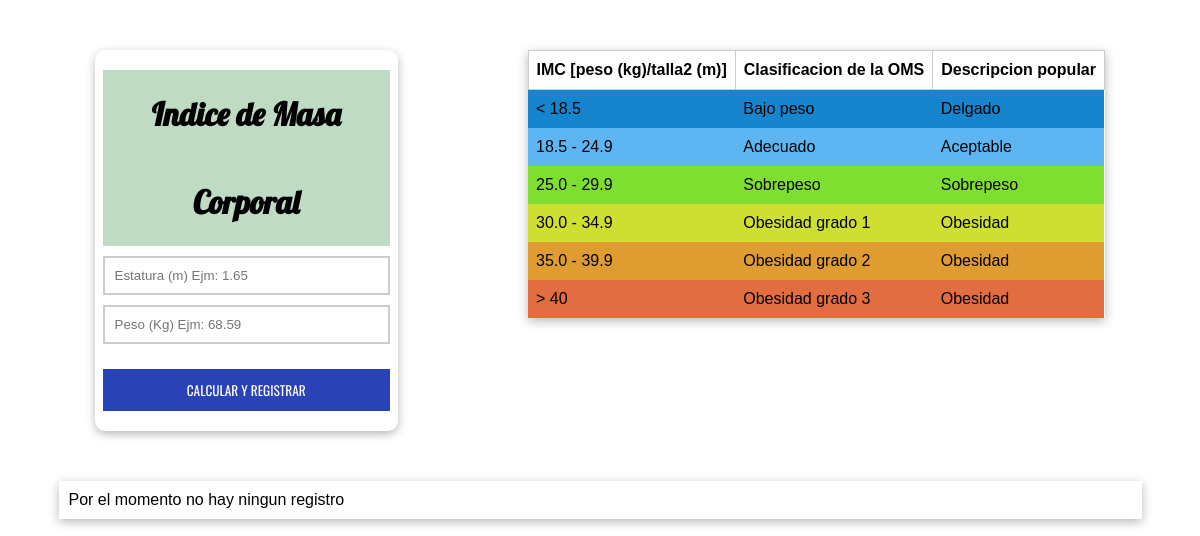
The page / on the database its author committed.
### tables this page shows
CREATE TABLE `tb_clasificacion` (
  `id` int(11) NOT NULL,
  `valor_imc` varchar(25) DEFAULT NULL,
  `clasificacion` varchar(25) DEFAULT NULL,
  `descripcion` varchar(25) DEFAULT NULL
);

### Clases/Conectar.php (called while the page is built, shortened)
<?php
class Conectar{
   private $host = "127.0.0.1";
   private $user = "root";
   private $pass = "";
   private $db = "db_imc";
   private $con;
   public function __construct(){
      $this->con = mysqli_connect($this->host, $this->user, $this->pass, $this->db);
   }
   public function conexion(){
      return $this->con;
   }
}

### Clases/Clasificacion.php (called while the page is built, shortened)
<?php
class Clasificacion extends Conectar{
   private $table;
   private $con;
   public function __construct(){
      $this->table = "tb_clasificacion";
      $this->con = $this->conexion();
   }
   public function getAll(){
      $sql = "SELECT * FROM {$this->table}";
      $result = mysqli_query($this->con, $sql);
      $clasificacion = [];
      while ($fila = mysqli_fetch_assoc($result)) {
         $clasificacion[] = [
            "id" => $fila["id"],
            "valor" => $fila["valor_imc"],
            "clasificacion" => $fila["clasificacion"],
            "descripcion" => $fila["descripcion"]
         ];
      }
      return json_decode(json_encode($clasificacion));
   }
}

### layout/tablaClasificacion.php (the view)
<?php
$clasificacion = new Clasificacion();
$result = $clasificacion->getAll();
if(count($result) > 0){
   for ($i=0; $i < count($result); $i++) {
      echo '
      <tr class="bg-nivel'.($i+1).'">
         <td middle="center">'.$result[$i]->valor.'</td>
         <td middle="center">'.$result[$i]->clasificacion.'</td>
         <td middle="center">'.$result[$i]->descripcion.'</td>
      </tr>
      ';
   }
}else{
   echo "
      <tr>
         <td colspan='2'>Por el momento no cuenta con ningun registro</td>
      </tr>
      ";
}

### index.php (shortened to what this page needs)
<!DOCTYPE html>
<html lang="es">
<head>
   <link rel="stylesheet" href="./src/css/index.css">
</head>
<body>
   <section class="container box-register">
      <div class="box-flex">
         <form action="./Registrar" method="post" id="form-imc" class="form-imc">
            <div class="fr-header">
               <h1>Indice de Masa Corporal</h1>
            </div>
            <div>
               <input type="text" class="input-register" name="estatura" placeholder="Estatura (m) Ejm: 1.65" autocomplete="off" required>
            </div>
            <div>
               <input type="text" class="input-register" name="peso" placeholder="Peso (Kg) Ejm: 68.59" autocomplete="off" required>
            </div>
            <div>
               <button type="submit" class="btn-default">Calcular y registrar</button>
            </div>
         </form>
         <table class="tb-clasificacion">
            <thead>
               <tr>
                  <th>IMC [peso (kg)/talla2 (m)]</th>
                  <th>Clasificacion de la OMS</th>
                  <th>Descripcion popular</th>
               </tr>
            </thead>
            <tbody>
               <?php
               include "./layout/tablaClasificacion.php";
               ?>
            </tbody>
         </table>
      </div>
   </section>
   <div class="container box-list">
      <?php
      include "./layout/seccionConsulta.php";
      ?>
</body>
</html>

### layout/seccionConsulta.php (shortened to what this page needs)
<?php
   $imc = new MasaCorporal();
?>
<?php
if(isset($_POST["imc_min"]) && isset($_POST["imc_max"])){
   $min = $_POST["imc_min"];
   $max = $_POST["imc_max"];
   try {
      $recuperarResultados = $imc->getByJoin($min, $max);
      if($recuperarResultados){
         templateCards($recuperarResultados);
      }else{
         echo '
         <article class="box-card-vacio">
            <p>No se encontraron resultados de esta busqueda</p>
         </article>
         ';
      }
   } catch (\Throwable $th) {
      $listadoResultados = $imc->getJoin();
      templateCards($listadoResultados);
   }
}else{
   $listadoResultados = $imc->getJoin();
   templateCards($listadoResultados);
}
function templateCards($datoRecuperado){
   if(count($datoRecuperado) > 0){
      for ($i=0; $i < count($datoRecuperado); $i++) {
         echo '
         <article class="box-card">
            <p>
               <strong>Fecha de creacion: </strong> <span>'.$datoRecuperado[$i]->fecha.'</span>
            <p>
            <p>
               <strong>Peso: </strong> <span>'.$datoRecuperado[$i]->peso.'</span>
               - <strong>Altura: </strong> <span>'.$datoRecuperado[$i]->altura.'</span>
               - <strong>Masa Corporal: </strong> <span>'.$datoRecuperado[$i]->imc.'</span>
            <p>
            <h4>Descripcion:</h4>
            <p>Su IMC es <strong class="cl-nivel'.$datoRecuperado[$i]->clasificacion_id.'">'.$datoRecuperado[$i]->imc.'</strong>, lo que indica que su peso está en la categoría de <strong class="cl-nivel'.$datoRecuperado[$i]->clasificacion_id.'">"'.$datoRecuperado[$i]->clasificacion.'"</strong> para adultos de su misma estatura.</p>
            <a href="./Eliminar?identificador='.$datoRecuperado[$i]->id.'" class="btn-eliminar">Eliminar</a>
         </article>
         ';
      }
   }else{
      echo '
      <article class="box-card-vacio">
         <p>Por el momento no hay ningun registro</p>
      </article>
      ';
   }
}
?>
</div>

### src/css/index.css (style rules this page uses)
:root { --family1: 'Oswald', sans-serif; --family2: 'Lobster', cursive; --size: 1em; --box-shadow: 0px 3px 10px rgb(184, 184, 184); --cl-font: rgb(70, 70, 70); --nivel1: rgb(23, 133, 206); --nivel2: rgb(93, 182, 241); --nivel3: rgb(127, 223, 49); --nivel4: rgb(206, 223, 49); --nivel5: rgb(223, 156, 49); --nivel6: rgba(223, 98, 49, 0.924); }
*, *:after, *:before { margin: 0; padding: 0; box-sizing: border-box; }
body { font-family: 'Franklin Gothic Medium', 'Arial Narrow', Arial, sans-serif; }
h1 { font-family: var(--family2); }
.container { max-width: 1200px; width: 95%; margin: auto; }
.form-imc { max-width: 450px; margin: 50px auto; box-shadow: var(--box-shadow); padding: 10px 0px; border-radius: 10px; }
.fr-header { line-height: 5.5em; background-color: rgba(168, 206, 173, 0.733); }
.fr-header h1 { text-align: center; font-size: calc(var(--size) + 1em); }
.form-imc>div { width: 95%; margin: 10px auto; }
.form-imc input, .fr-consulta input { outline: none; border: 2px solid #ccc; padding: 10px; box-sizing: border-box; color: var(--cl-font); }
.input-register { display: block; width: 100%; }
.form-imc button { border: 1px solid transparent; line-height: 3em; display: block; width: 100%; font-family: var(--family1); text-transform: uppercase; cursor: pointer; margin-top: 25px; }
.btn-default { background-color: rgb(41, 67, 182); color: #fff; }
.tb-clasificacion { border-collapse: collapse; margin: 50px auto; box-shadow: var(--box-shadow); }
.tb-clasificacion>thead th { border: 1px solid #ccc; padding: 10px 8px; }
.tb-clasificacion>tbody td { padding: 10px 8px; }
.box-register, .box-list { margin-top: 50px; margin-bottom: 50px; }
.box-card-vacio, .box-card { width: 95%; margin: 15px auto; box-shadow: var(--box-shadow); padding: 10px; }
@media screen and (min-width: 920px) { .box-flex { display: flex; justify-content: space-around; align-items: flex-start; } }
@media screen and (min-width: 920px) { .form-imc, .tb-clasificacion { margin: 0px auto; } }
.bg-nivel1 { background-color: var(--nivel1); }
.bg-nivel2 { background-color: var(--nivel2); }
.bg-nivel3 { background-color: var(--nivel3); }
.bg-nivel4 { background-color: var(--nivel4); }
.bg-nivel5 { background-color: var(--nivel5); }
.bg-nivel6 { background-color: var(--nivel6); }

### rows shown on the page
tb_clasificacion: valor_imc "< 18.5", clasificacion "Bajo peso", descripcion "Delgado"
tb_clasificacion: valor_imc "18.5 - 24.9", clasificacion "Adecuado", descripcion "Aceptable"
tb_clasificacion: valor_imc "25.0 - 29.9", clasificacion "Sobrepeso", descripcion "Sobrepeso"
tb_clasificacion: valor_imc "30.0 - 34.9", clasificacion "Obesidad grado 1", descripcion "Obesidad"
tb_clasificacion: valor_imc "35.0 - 39.9", clasificacion "Obesidad grado 2", descripcion "Obesidad"
tb_clasificacion: valor_imc "> 40", clasificacion "Obesidad grado 3", descripcion "Obesidad"
